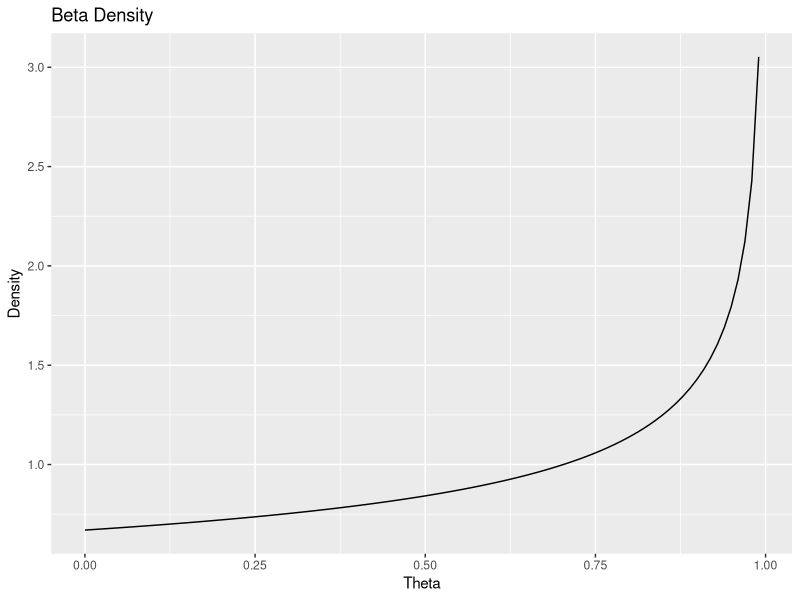
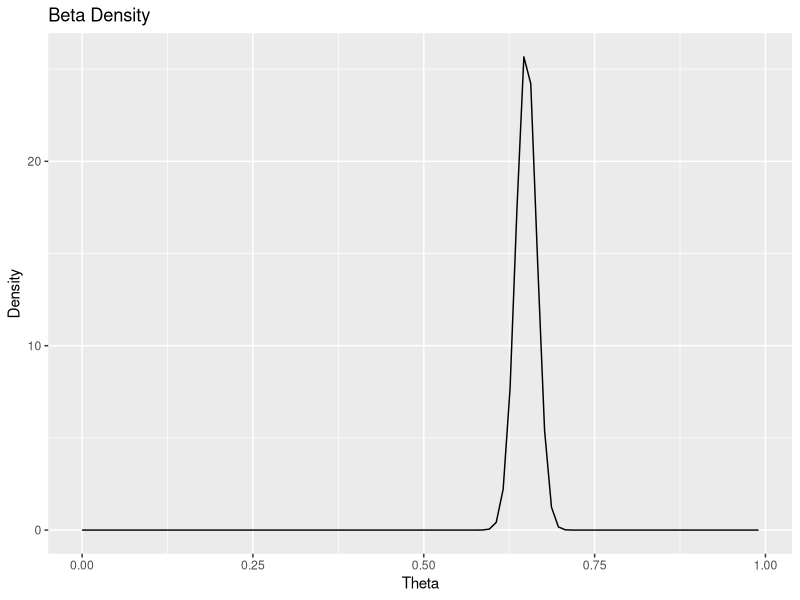

Source code (R) for these figures, in order:
## ---- chunk 1

## Load in necessary packages

library(ggplot2)

## Set mean and variance

mu <- 0.6
var <- 0.09

## Estimate the beta parameters

est_beta_params <- function(mu, var) {
    
    alpha <- (((1 - mu) / var) - (1 / mu)) * mu^2
    beta <- alpha * ((1 / mu) - 1)
    return(round(c(alpha, beta), 2))
    
}

beta_params <- est_beta_params(mu, var)

## Establish the x-axis values

theta <- seq(0, 1, length.out = 100)

## Set the beta density

beta_density <- dbeta(x = theta,
                      shape1 = beta_params[1],
                      shape2 = beta_params[2])

beta_density <- beta_density[-length(beta_density)]
theta <- theta[-length(theta)]

## Build the density plot

ggplot() +
    geom_line(aes(x = theta, y = beta_density)) +
    labs(x = "Theta", y = "Density", title = "Beta Density")

## ---- chunk 2

## Set the sample size

n <- 1000

## Set the number of yes votes

y <- n * 0.65

## Set post alpha and beta

post_alpha <- y + beta_params[1]
post_beta <- (n - y) + beta_params[2]

## Posterior mean and variance

post_mean <- round(post_alpha / (post_alpha + post_beta), 4)
post_var <- round(sqrt((post_alpha * post_beta) / ((post_alpha + post_beta)^2 * (post_alpha + post_beta + 1))), 4)

## Calculate the posterior density

post_density <- dbeta(x = theta,
                      shape1 = post_alpha,
                      shape2 = post_beta)

## Build the density plot

ggplot() +
    geom_line(aes(x = theta, y = post_density)) +
    labs(x = "Theta", y = "Density", title = "Beta Density")

